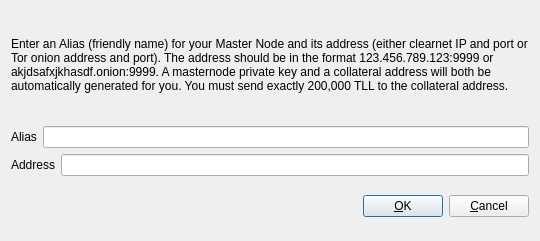
<?xml version="1.0" encoding="UTF-8"?>
<ui version="4.0">
 <class>AddEditAdrenalineNode</class>
 <widget class="QDialog" name="AddEditAdrenalineNode">
  <property name="geometry">
   <rect>
    <x>0</x>
    <y>0</y>
    <width>540</width>
    <height>241</height>
   </rect>
  </property>
  <property name="windowTitle">
   <string>Add/Edit Tellion Node</string>
  </property>
  <property name="modal">
   <bool>true</bool>
  </property>
  <layout class="QVBoxLayout" name="verticalLayout">
   <item>
    <layout class="QVBoxLayout" name="verticalLayout_2">
     <property name="topMargin">
      <number>0</number>
     </property>
     <property name="bottomMargin">
      <number>0</number>
     </property>
     <item>
      <widget class="QLabel" name="label_3">
       <property name="sizePolicy">
        <sizepolicy hsizetype="Preferred" vsizetype="Expanding">
         <horstretch>0</horstretch>
         <verstretch>0</verstretch>
        </sizepolicy>
       </property>
       <property name="text">
        <string>&lt;html&gt;&lt;head/&gt;&lt;body&gt;&lt;p&gt;Enter an Alias (friendly name) for your Master Node and its address (either clearnet IP and port or Tor onion address and port).  The address should be in the format 123.456.789.123:9999 or akjdsafxjkhasdf.onion:9999.  A masternode private key and a collateral address will both be automatically generated for you.  You must send exactly 200,000 TLL to the collateral address.&lt;/p&gt;&lt;/body&gt;&lt;/html&gt;</string>
       </property>
       <property name="wordWrap">
        <bool>true</bool>
       </property>
      </widget>
     </item>
     <item>
      <layout class="QHBoxLayout" name="horizontalLayout">
       <property name="bottomMargin">
        <number>0</number>
       </property>
       <item>
        <widget class="QLabel" name="label">
         <property name="text">
          <string>Alias</string>
         </property>
        </widget>
       </item>
       <item>
        <widget class="QLineEdit" name="aliasLineEdit"/>
       </item>
      </layout>
     </item>
     <item>
      <layout class="QHBoxLayout" name="horizontalLayout_2">
       <property name="bottomMargin">
        <number>0</number>
       </property>
       <item>
        <widget class="QLabel" name="label_2">
         <property name="text">
          <string>Address</string>
         </property>
        </widget>
       </item>
       <item>
        <widget class="QLineEdit" name="addressLineEdit"/>
       </item>
      </layout>
     </item>
     <item>
      <layout class="QHBoxLayout" name="horizontalLayout_3">
       <property name="bottomMargin">
        <number>0</number>
       </property>
      </layout>
     </item>
    </layout>
   </item>
   <item>
    <layout class="QHBoxLayout" name="horizontalLayout_Buttons">
     <item>
      <spacer name="horizontalSpacer_1">
       <property name="orientation">
        <enum>Qt::Horizontal</enum>
       </property>
       <property name="sizeHint" stdset="0">
        <size>
         <width>40</width>
         <height>48</height>
        </size>
       </property>
      </spacer>
     </item>
     <item>
      <widget class="QLabel" name="statusLabel">
       <property name="font">
        <font>
         <weight>75</weight>
         <bold>true</bold>
        </font>
       </property>
       <property name="text">
        <string/>
       </property>
       <property name="textFormat">
        <enum>Qt::PlainText</enum>
       </property>
       <property name="wordWrap">
        <bool>true</bool>
       </property>
      </widget>
     </item>
     <item>
      <spacer name="horizontalSpacer_2">
       <property name="orientation">
        <enum>Qt::Horizontal</enum>
       </property>
       <property name="sizeHint" stdset="0">
        <size>
         <width>40</width>
         <height>48</height>
        </size>
       </property>
      </spacer>
     </item>
     <item>
      <widget class="QPushButton" name="okButton">
       <property name="text">
        <string>&amp;OK</string>
       </property>
      </widget>
     </item>
     <item>
      <widget class="QPushButton" name="cancelButton">
       <property name="text">
        <string>&amp;Cancel</string>
       </property>
       <property name="autoDefault">
        <bool>false</bool>
       </property>
      </widget>
     </item>
    </layout>
   </item>
  </layout>
 </widget>
 <resources/>
 <connections/>
</ui>
